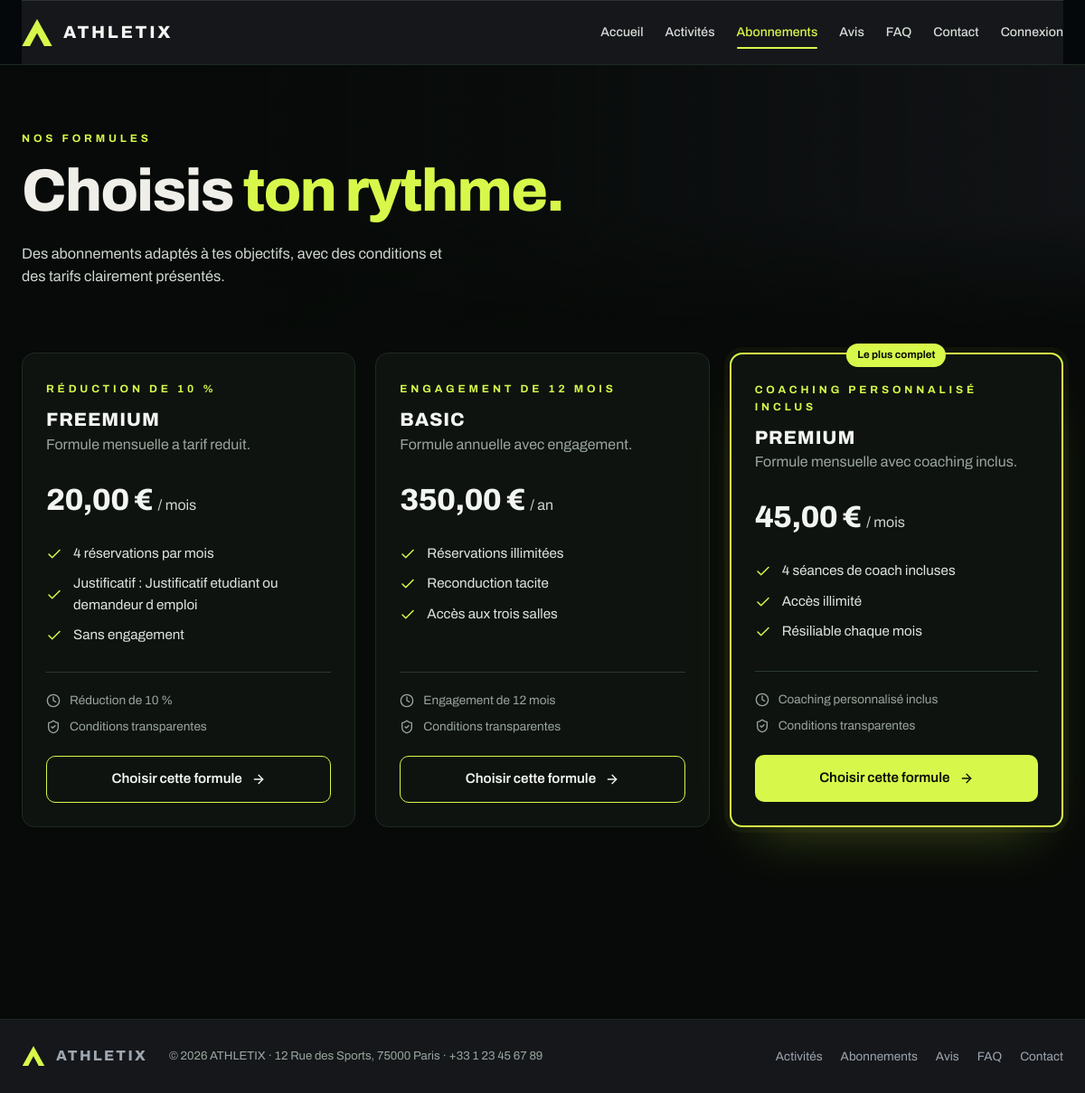
Page /index.php?route=abonnement/catalogue.php on the committed database.
### tables this page shows
CREATE TABLE abonnement (
  Numabo               INT AUTO_INCREMENT PRIMARY KEY,
  libelle_abo          VARCHAR(60) NOT NULL,
  description_abo      TEXT,
  date_mise_en_service DATE NOT NULL,
  actif_abo            BOOLEAN NOT NULL DEFAULT 1,
  Numoffre             INT NOT NULL,
  FOREIGN KEY (Numoffre) REFERENCES offre(Numoffre)
);

CREATE TABLE freemium (
  Numoffre                 INT PRIMARY KEY,
  prix_mensuel_reduit      DECIMAL(6,2) NOT NULL,
  taux_reduction           DECIMAL(5,2) NOT NULL,
  justificatif_requis      VARCHAR(120) NOT NULL,
  nb_reservations_max_mois INT NOT NULL,
  FOREIGN KEY (Numoffre) REFERENCES offre(Numoffre) ON DELETE CASCADE
);

CREATE TABLE offre (
  Numoffre          INT AUTO_INCREMENT PRIMARY KEY,
  libelle_offre     VARCHAR(60) NOT NULL,
  description_offre TEXT,
  type_offre        ENUM('FREEMIUM','BASIC','PLUS') NOT NULL
);

CREATE TABLE basic (
  Numoffre              INT PRIMARY KEY,
  prix_annuel           DECIMAL(7,2) NOT NULL,
  duree_engagement_mois INT NOT NULL DEFAULT 12,
  reconduction_tacite   BOOLEAN NOT NULL DEFAULT 1,
  FOREIGN KEY (Numoffre) REFERENCES offre(Numoffre) ON DELETE CASCADE
);

CREATE TABLE abonnement_plus (
  Numoffre               INT PRIMARY KEY,
  prix_mensuel_plus      DECIMAL(6,2) NOT NULL,
  supplement_mensuel     DECIMAL(6,2) NOT NULL,
  seances_coach_incluses INT NOT NULL,
  acces_illimite         BOOLEAN NOT NULL DEFAULT 1,
  FOREIGN KEY (Numoffre) REFERENCES offre(Numoffre) ON DELETE CASCADE
);

### abonnement/catalogue.php (called while the page is built, shortened)
<?php
require_once __DIR__ . '/../config/function.php';
require_once __DIR__ . '/controller/AbonnementController.php';
$controller = new AbonnementController();
$offres = $controller->getAll();
$aboCourant = a_role('ADHERENT') ? $controller->get((int) utilisateur()['NumUsers']) : null;
require __DIR__ . '/view/catalogue.php';

### public/index.php (called while the page is built, shortened)
<?php
require_once __DIR__ . '/../config/function.php';
$requestPath = parse_url($_SERVER['REQUEST_URI'] ?? '/', PHP_URL_PATH);
$queryRoute = $_GET['route'] ?? null;
$requestPath = rawurldecode($requestPath);
$route = $queryRoute !== null ? rawurldecode($queryRoute) : trim($requestPath, '/');
$page = realpath(__DIR__ . '/' . $pages[$route]);
require $page;

### config/function.php (called while the page is built, shortened)
<?php
function db(): PDO
{
    static $pdo = null;
    if ($pdo === null) {
        $dsn = sprintf('mysql:host=%s;port=%d;dbname=%s;charset=utf8mb4', DB_HOST, DB_PORT, DB_NAME);
        try {
            $pdo = new PDO($dsn, DB_USER, DB_PASS, [
                PDO::ATTR_ERRMODE => PDO::ERRMODE_EXCEPTION,
                PDO::ATTR_DEFAULT_FETCH_MODE => PDO::FETCH_ASSOC,
                PDO::ATTR_EMULATE_PREPARES => false,
            ]);
        } catch (PDOException $exception) {
            http_response_code(500);
            exit('Connexion à la base impossible. Vérifiez config/config.php. Détail : ' . $exception->getMessage());
        }
    }
    return $pdo;
}
function e(?string $value): string
{
    return htmlspecialchars((string) $value, ENT_QUOTES | ENT_SUBSTITUTE, 'UTF-8');
}
function url(string $path): string
{
    $base = APP_BASE;
    if ($base === '') {
        $publicRoot = realpath(__DIR__ . '/../public');
        $webRoot = isset($_SERVER['DOCUMENT_ROOT']) ? realpath($_SERVER['DOCUMENT_ROOT']) : false;
        if ($publicRoot !== false && $webRoot !== false) {
            $webRoot = rtrim($webRoot, DIRECTORY_SEPARATOR);
        }
    }
    $base = rtrim($base, '/');
    $urlParts = parse_url($path);
    $route = ltrim($urlParts['path'] ?? '', '/');
    $query = [];
    if (isset($urlParts['query'])) {
        parse_str($urlParts['query'], $query);
    }
    if ($route === '') {
        return $base . '/';
    }
    if (str_starts_with($route, 'assets/')) {
        $assetUrl = $base . '/' . $route;
        return $assetUrl . (isset($urlParts['query']) ? '?' . $urlParts['query'] : '');
    }
    return $base . '/index.php?' . http_build_query(['route' => $route] + $query);
}
function euros(float|string|null $amount): string
{
    return number_format((float) $amount, 2, ',', ' ') . ' &euro;';
}
function connecte(): bool
{
    return isset($_SESSION['user']);
}
function a_role(string $role): bool
{
    return connecte() && in_array($role, $_SESSION['user']['roles'], true);
}

### abonnement/controller/AbonnementController.php (called while the page is built, shortened)
<?php
final class AbonnementController
{
    public function getAll(): array
    {
        return db()->query(
            'SELECT ab.*, o.type_offre AS type_abo,
                    f.prix_mensuel_reduit,
                    f.taux_reduction,
                    f.justificatif_requis,
                    f.nb_reservations_max_mois,
                    b.prix_annuel,
                    b.duree_engagement_mois,
                    b.reconduction_tacite,
                    p.prix_mensuel_plus,
                    p.supplement_mensuel,
                    p.seances_coach_incluses,
                    p.acces_illimite
             FROM abonnement ab
             INNER JOIN offre o ON o.Numoffre = ab.Numoffre
             LEFT JOIN freemium f ON f.Numoffre = ab.Numoffre
             LEFT JOIN basic b ON b.Numoffre = ab.Numoffre
             LEFT JOIN abonnement_plus p ON p.Numoffre = ab.Numoffre
             WHERE ab.actif_abo = 1 ORDER BY ab.Numabo'
        )->fetchAll();
    }
}

### abonnement/view/catalogue.php (the view, shortened to what this page needs)
<?php
$offres = $offres ?? [];
$aboCourant = $aboCourant ?? null;
require_once __DIR__ . '/../../public/includes/public_icons.php';
if (empty($catalogueDansEspaceAdherent)) require __DIR__ . '/../../layout/header.php';
?>
<section class="hero" style="--hero-img:url('https://images.unsplash.com/photo-1521805103424-d8f8430e8933?auto=format&fit=crop&w=1600&q=70')">
    <div class="container hero-content reveal"><p class="eyebrow">Nos formules</p><h1 class="hero-title">Choisis <span class="accent">ton rythme.</span></h1><p class="hero-lead">Des abonnements adaptés à tes objectifs, avec des conditions et des tarifs clairement présentés.</p></div>
</section>
<section class="section section-tight"><div class="container">
    <?php if (!$offres): ?><div class="empty-state"><h2>Aucune formule n’est disponible</h2><p>Revenez consulter le catalogue prochainement.</p></div><?php else: ?>
        <div class="grid grid-3 plans">
            <?php foreach ($offres as $index => $offre):
                $courant = $aboCourant !== null && $aboCourant === (int) $offre['Numabo'];
                if ($offre['type_abo'] === 'FREEMIUM') {
                    $prix = euros($offre['prix_mensuel_reduit']);
                    $periode = '/ mois';
                    $detail = 'Réduction de ' . (int) $offre['taux_reduction'] . ' %';
                    $points = [(int) $offre['nb_reservations_max_mois'] . ' réservations par mois', 'Justificatif : ' . $offre['justificatif_requis'], 'Sans engagement'];
                } elseif ($offre['type_abo'] === 'BASIC') {
                    $prix = euros($offre['prix_annuel']);
                    $periode = '/ an';
                    $detail = 'Engagement de ' . (int) $offre['duree_engagement_mois'] . ' mois';
                    $points = ['Réservations illimitées', $offre['reconduction_tacite'] ? 'Reconduction tacite' : 'Sans reconduction', 'Accès aux trois salles'];
                } else {
                    $prix = euros($offre['prix_mensuel_plus']);
                    $periode = '/ mois';
                    $detail = 'Coaching personnalisé inclus';
                    $points = [(int) $offre['seances_coach_incluses'] . ' séances de coach incluses', $offre['acces_illimite'] ? 'Accès illimité' : 'Accès limité', 'Résiliable chaque mois'];
                }
                $featured = $offre['type_abo'] === 'PLUS';
            ?>
                <article class="card plan-card reveal<?= $featured ? ' is-featured' : '' ?>" style="--delay:<?= (int) $index * 80 ?>ms">
                    <?php if ($featured): ?><span class="plan-badge">Le plus complet</span><?php endif; ?>
                    <p class="eyebrow"><?= e($detail) ?></p><h2 class="plan-name"><?= e($offre['libelle_abo']) ?></h2><p class="muted"><?= e($offre['description_abo']) ?></p>
                    <p class="plan-price"><strong><?= $prix ?></strong><span><?= e($periode) ?></span></p>
                    <ul class="check-list"><?php foreach ($points as $point): ?><li><?= publicIcon('check', 'icon') ?> <?= e($point) ?></li><?php endforeach; ?></ul>
                    <ul class="plan-meta"><li><?= publicIcon('clock', 'icon') ?> <?= e($detail) ?></li><li><?= publicIcon('shield-check', 'icon') ?> Conditions transparentes</li></ul>
                    <?php if ($courant): ?><span class="btn btn-outline btn-block" aria-current="true">Votre formule actuelle</span><?php elseif (a_role('ADHERENT')): ?><a class="btn <?= $featured ? 'btn-primary' : 'btn-outline' ?> btn-block" href="<?= e(url('paiement/payer.php?switch=1')) ?>">Choisir cette formule <?= publicIcon('arrow-right', 'icon') ?></a><?php else: ?><a class="btn <?= $featured ? 'btn-primary' : 'btn-outline' ?> btn-block" href="<?= e(url('message_contact/index.php?sujet=' . urlencode('Inscription : ' . $offre['libelle_abo']))) ?>">Choisir cette formule <?= publicIcon('arrow-right', 'icon') ?></a><?php endif; ?>
                </article>
            <?php endforeach; ?>
        </div>
    <?php endif; ?>
</div></section>
<?php if (empty($catalogueDansEspaceAdherent)) require __DIR__ . '/../../layout/footer.php'; ?>

### public/includes/public_icons.php (shortened to what this page needs)
<?php
function publicIcon(string $name, string $class = 'public-icon'): string
{
    $svg = $paths[$name] ?? $paths['info'];
    return '<svg class="' . e($class) . '" viewBox="0 0 24 24" fill="none" stroke="currentColor" stroke-width="2" stroke-linecap="round" stroke-linejoin="round" aria-hidden="true">' . $svg . '</svg>';
}

### public/assets/css/style.css (style rules this page uses)
:root { --ink:#15171B; --ink-soft:#585F68; --canvas:#F1F0EB; --surface:#FFFFFF; --line:#DCDAD2; --green:#1E5F4B; --green-soft:#E1EDE8; --amber:#8E6410; --amber-soft:#F7EDD6; --rust:#9B3A2B; --rust-soft:#F5E0DC; --radius:3px; }
* { box-sizing:border-box }
html { scroll-behavior:smooth }
body { margin:0;background:var(--canvas);color:var(--ink); font-family:system-ui,-apple-system,"Segoe UI",Roboto,Helvetica,Arial,sans-serif; font-size:16px;line-height:1.55;font-variant-numeric:tabular-nums; }
a { color:var(--green) }
h1,h2,h3 { letter-spacing:-.018em;line-height:1.2;margin:0 0 10px }
h1 { font-size:34px }
h2 { font-size:24px }
p { margin:0 0 12px }
.muted { color:var(--ink-soft) }
.btn { display:inline-block;background:var(--ink);color:#fff;border:1px solid var(--ink); padding:10px 20px;border-radius:var(--radius);text-decoration:none;cursor:pointer; font:inherit;font-size:15px; }
.section { padding:56px 0 }
.hero { background:var(--ink);color:#EFEEE9;overflow:hidden }

### rows in the picture
abonnement: freemium.taux_reduction "RÉDUCTION DE 10 %", libelle_abo "FREEMIUM", description_abo "Formule mensuelle a tarif reduit.", freemium.prix_mensuel_reduit "20,00 €", Numoffre.type_offre "/ mois", point "4 réservations par mois", point "Justificatif : Justificatif etudiant ou demandeur d emploi", point "Sans engagement", freemium.taux_reduction "Réduction de 10 %"
abonnement: basic.duree_engagement_mois "ENGAGEMENT DE 12 MOIS", libelle_abo "BASIC", description_abo "Formule annuelle avec engagement.", basic.prix_annuel "350,00 €", Numoffre.type_offre "/ an", basic.reconduction_tacite "Réservations illimitées", basic.reconduction_tacite "Reconduction tacite", basic.reconduction_tacite "Accès aux trois salles", basic.duree_engagement_mois "Engagement de 12 mois"
abonnement: shows "Le plus complet", Numoffre.type_offre "COACHING PERSONNALISÉ INCLUS", libelle_abo "PREMIUM", description_abo "Formule mensuelle avec coaching inclus.", abonnement_plus.prix_mensuel_plus "45,00 €", Numoffre.type_offre "/ mois", point "4 séances de coach incluses", point "Accès illimité", point "Résiliable chaque mois", Numoffre.type_offre "Coaching personnalisé inclus"

### other values in the picture
$label "Accueil"
$label "Activités"
$label "Abonnements"
$label "Avis"
$label "FAQ"
$label "Contact"
